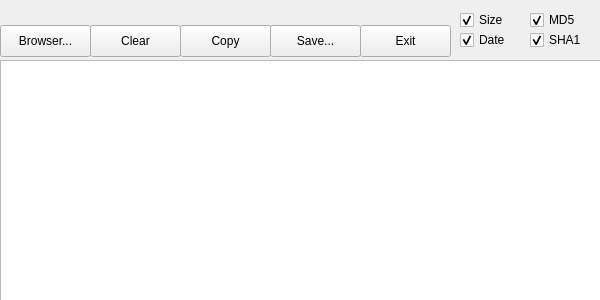
<?xml version="1.0" encoding="UTF-8"?>
<ui version="4.0">
 <class>MainWindow</class>
 <widget class="QMainWindow" name="MainWindow">
  <property name="geometry">
   <rect>
    <x>0</x>
    <y>0</y>
    <width>600</width>
    <height>300</height>
   </rect>
  </property>
  <property name="windowTitle">
   <string>Hash</string>
  </property>
  <property name="toolButtonStyle">
   <enum>Qt::ToolButtonFollowStyle</enum>
  </property>
  <widget class="QWidget" name="centralWidget">
   <widget class="QTextBrowser" name="textBrowser">
    <property name="geometry">
     <rect>
      <x>0</x>
      <y>60</y>
      <width>601</width>
      <height>241</height>
     </rect>
    </property>
   </widget>
   <widget class="QPushButton" name="btnBrowser">
    <property name="geometry">
     <rect>
      <x>0</x>
      <y>25</y>
      <width>91</width>
      <height>32</height>
     </rect>
    </property>
    <property name="text">
     <string>Browser...</string>
    </property>
   </widget>
   <widget class="QPushButton" name="btnClear">
    <property name="geometry">
     <rect>
      <x>90</x>
      <y>25</y>
      <width>91</width>
      <height>32</height>
     </rect>
    </property>
    <property name="text">
     <string>Clear</string>
    </property>
   </widget>
   <widget class="QPushButton" name="btnCopy">
    <property name="geometry">
     <rect>
      <x>180</x>
      <y>25</y>
      <width>91</width>
      <height>32</height>
     </rect>
    </property>
    <property name="text">
     <string>Copy</string>
    </property>
   </widget>
   <widget class="QPushButton" name="btnSave">
    <property name="geometry">
     <rect>
      <x>270</x>
      <y>25</y>
      <width>91</width>
      <height>32</height>
     </rect>
    </property>
    <property name="text">
     <string>Save...</string>
    </property>
   </widget>
   <widget class="QPushButton" name="btnExit">
    <property name="geometry">
     <rect>
      <x>360</x>
      <y>25</y>
      <width>91</width>
      <height>32</height>
     </rect>
    </property>
    <property name="text">
     <string>Exit</string>
    </property>
   </widget>
   <widget class="QCheckBox" name="cbSize">
    <property name="geometry">
     <rect>
      <x>460</x>
      <y>10</y>
      <width>87</width>
      <height>20</height>
     </rect>
    </property>
    <property name="text">
     <string>Size</string>
    </property>
    <property name="checked">
     <bool>true</bool>
    </property>
    <property name="tristate">
     <bool>false</bool>
    </property>
   </widget>
   <widget class="QCheckBox" name="cbDate">
    <property name="geometry">
     <rect>
      <x>460</x>
      <y>30</y>
      <width>87</width>
      <height>20</height>
     </rect>
    </property>
    <property name="text">
     <string>Date</string>
    </property>
    <property name="checked">
     <bool>true</bool>
    </property>
   </widget>
   <widget class="QCheckBox" name="cbMD5">
    <property name="geometry">
     <rect>
      <x>530</x>
      <y>10</y>
      <width>87</width>
      <height>20</height>
     </rect>
    </property>
    <property name="text">
     <string>MD5</string>
    </property>
    <property name="checked">
     <bool>true</bool>
    </property>
   </widget>
   <widget class="QCheckBox" name="cbSHA1">
    <property name="geometry">
     <rect>
      <x>530</x>
      <y>30</y>
      <width>87</width>
      <height>20</height>
     </rect>
    </property>
    <property name="text">
     <string>SHA1</string>
    </property>
    <property name="checked">
     <bool>true</bool>
    </property>
   </widget>
  </widget>
 </widget>
 <layoutdefault spacing="6" margin="11"/>
 <resources/>
 <connections/>
</ui>
